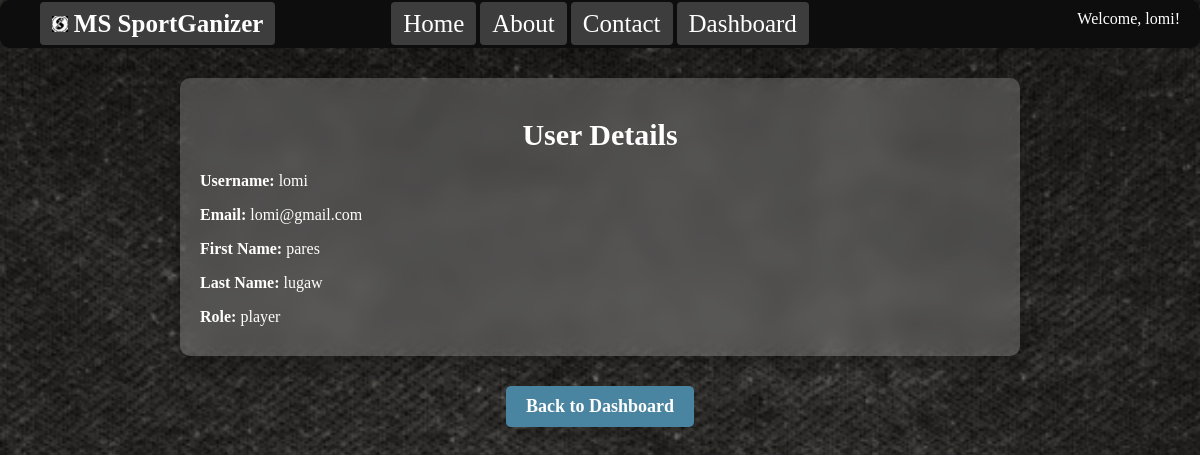
/users/21/, run on the app's committed database.
### accounts/models.py (models this page shows, shortened)
class CustomUser(AbstractUser):
    ROLE_CHOICES = [
        ('admin', 'Admin'),
        ('player', 'Player'),
        ('coach', 'Coach'),
    ]
    role = models.CharField(max_length=20, choices=ROLE_CHOICES)
    age = models.IntegerField(null=True, blank=True)
    phone_number = models.CharField(max_length=15, null=True, blank=True)
    sport = models.ForeignKey('app.Sport', on_delete=models.CASCADE, null=True, blank=True)
    team = models.ForeignKey('app.Team', on_delete=models.CASCADE, null=True, blank=True)
    league = models.ForeignKey('app.League', on_delete=models.CASCADE, null=True, blank=True)
    position = models.ForeignKey('app.Position', on_delete=models.CASCADE, null=True, blank=True)
    jersey_number = models.IntegerField(null=True, blank=True)
    coaching_experience = models.TextField(null=True, blank=True)

### app/views.py (the view)
# urls.py: path('users/<int:pk>/', UsersDetailView.as_view(), name='users_detail'),
class UsersDetailView(DetailView):
    template_name = 'app/users/users_detail.html'
    model = CustomUser
    context_object_name = 'user'

### app/templates/app/users/users_detail.html
{% extends 'app/base.html' %}
{% load static %}
{% block content %}
   <div class="user-details glass-effect">
      <h1 class="user-title">User Details</h1>
      <p class="user-info"><strong>Username:</strong> {{ user.username }}</p>
      <p class="user-info"><strong>Email:</strong> {{ user.email }}</p>
      <p class="user-info"><strong>First Name:</strong> {{ user.first_name }}</p>
      <p class="user-info"><strong>Last Name:</strong> {{ user.last_name }}</p>
      <p class="user-info"><strong>Role:</strong> {{ user.role }}</p>
   </div>
   <div class="back-button">
      <a href="{% url 'dashboard' %}" class="back-link">Back to Dashboard</a>
   </div>
{% endblock content %}

### app/templates/app/navbar.html
{% load static %}
<header>
    <div class="header-title">
        {% if user.is_authenticated %}
        <h1><a href="{% url 'home' %}"><img src="{% static 'images/favicon.ico' %}" alt="Logo"> MS SportGanizer</a></h1>
        {% endif %}
    </div>
    <nav class="header-nav">
        <a href="{% url 'home' %}">Home</a>
        <a href="{% url 'about' %}">About</a>
        <a href="{% url 'contact' %}">Contact</a>
        {% if user.is_authenticated %}
        <a href="{% url 'dashboard' %}">Dashboard</a>
        {% endif %}
    </nav>
    <div class="header-auth">
        {% if user.is_authenticated %}
            <p>Welcome, {{ user.username }}!</p>
        {% endif %}
    </div>
</header>

### static/css/base.css (style rules this page uses)
body { background-color: #090909; background-image: url("/static/images/exclusive-paper.png"), linear-gradient(to bottom, #000000, #000000); background-blend-mode: normal; background-attachment: fixed; background-size: cover; height: 100vh; margin: 0; overflow-x: hidden; color: white; }
header { background-color: #0d0d0d; border-radius: 10px; padding: 10px; display: flex; justify-content: space-between; }
header a { color: white; text-decoration: none; font-size: 25px; padding: 8px 12px; border-radius: 4px; transition: background-color 0.3s ease; border: none; }
.header-title { flex: 1; }
.header-title h1 { margin: 0; font-size: 24px; }
.header-title h1 a { color: white; text-decoration: none; }
.header-nav { flex: 2; text-align: center; }
.header-auth { flex: 1; text-align: right; }
.header-auth p { display: inline; margin-right: 10px; color: white; }
h1, h3 { color: white; }
a { color: #b8d8e3; text-decoration: none; padding: 10px; background-color: rgba(255, 255, 255, 0.2); border-radius: 8px; transition: background-color 0.3s ease; }

### static/css/dashboard.css (style rules this page uses)
.user-info { color: #ecf0f1; margin-bottom: 30px; }

### static/css/table.css (style rules this page uses)
h1 { color: #ffffff; }

### static/css/form.css (style rules this page uses)
h1, .section-title { color: #fff; text-align: center; margin-bottom: 20px; font-size: 26px; font-weight: 600; }

### static/css/details.css (style rules this page uses)
.back-button { text-align: center; margin-top: 30px; }
.back-link { display: inline-block; padding: 10px 20px; background-color: #4984a0; color: white; font-size: 18px; text-decoration: none; border-radius: 5px; font-weight: 600; transition: background-color 0.3s ease-in-out; }
.user-details.glass-effect { background: rgba(255, 255, 255, 0.2); padding: 20px; border-radius: 10px; box-shadow: 0px 4px 15px rgba(0, 0, 0, 0.3); backdrop-filter: blur(10px); color: #fff; max-width: 800px; margin: 30px auto; transition: all 0.3s ease-in-out; }
.user-details.glass-effect .user-title { color: #fff; text-align: center; font-size: 30px; font-weight: bold; }
.user-details.glass-effect .user-info { color: #fff; font-size: 16px; margin-bottom: 10px; }
.user-details.glass-effect .user-info strong { font-weight: bold; }

### data on the page
CustomUser: username "lomi", email "lomi@gmail.com", first_name "pares", last_name "lugaw", role "player"
